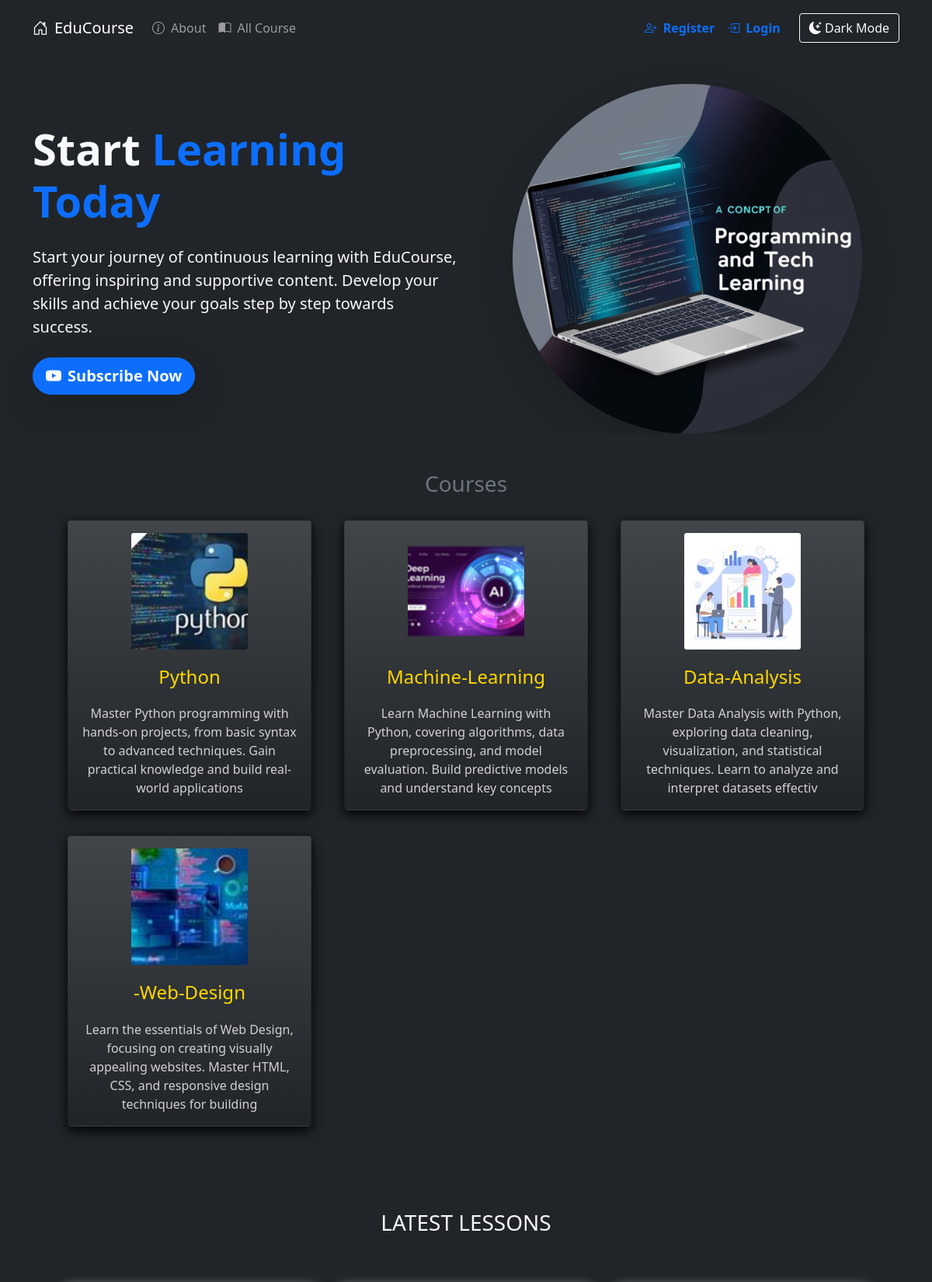
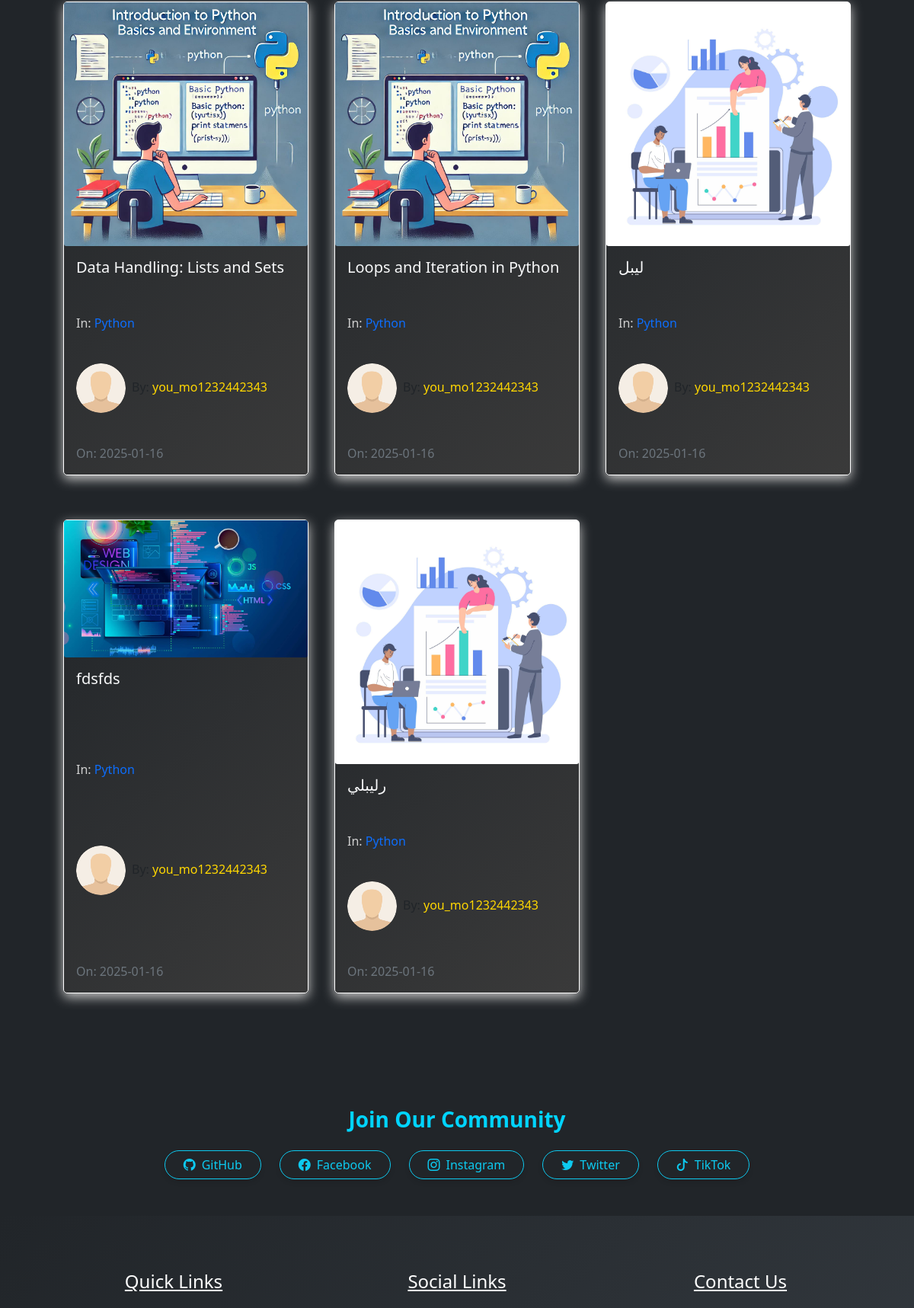
The page /home (upper part) on the database its author committed (2 pictures, top to bottom).
### pythonic/models.py (models this page shows, shortened)
class Course(db.Model):
    id = db.Column(db.Integer, primary_key=True)
    title = db.Column(db.String(50), unique=True, nullable=False)
    description = db.Column(db.String(150), nullable=False)
    icon = db.Column(db.String(20), nullable=False, default="default_icon.jpg")
    lessons = db.relationship("Lesson", backref="course_name", lazy=True)

class Lesson(db.Model):
    id = db.Column(db.Integer, primary_key=True)
    title = db.Column(db.String(100), nullable=False)
    date_posted = db.Column(db.DateTime, nullable=False, default=lambda: datetime.utcnow())
    content = db.Column(db.Text, nullable=False)
    thumbnail = db.Column(db.String(20), nullable=False, default="default_thumbnail.jpg")
    slug = db.Column(db.String(100), nullable=False)
    user_id = db.Column(db.Integer, db.ForeignKey("user.id"), nullable=False)
    course_id = db.Column(db.Integer, db.ForeignKey("course.id"), nullable=False)
    video = db.Column(db.String(100), nullable=True)  # For uploaded videos

class User(db.Model, UserMixin):
    id = db.Column(db.Integer, primary_key=True)
    fname = db.Column(db.String(25), nullable=False)
    lname = db.Column(db.String(25), nullable=False)
    username = db.Column(db.String(25), unique=True, nullable=False)
    email = db.Column(db.String(125), unique=True, nullable=False)
    image_file = db.Column(db.String(20), nullable=False, default="default.png")
    bio = db.Column(db.Text, nullable=True)
    password = db.Column(db.String(60), nullable=False)
    lessons = db.relationship("Lesson", backref="author", lazy=True)

### pythonic/routes.py (the view)
@app.route("/")
@app.route("/home")
def home():
    lessons = Lesson.query.all()
    courses = Course.query.all()
    return render_template("home.html", lessons=lessons, courses=courses)

### pythonic/templates/home.html
{% extends "layout.html"%}
{% block content%}
<section class="bg-dark text-light p-5 p-lg-0 pt-lg-5 text-center text-sm-start">
    <div class="container">
        <div class="row align-items-center">
            <div class="col-md-6 mb-4 mb-md-0">
                <h1 class="mb-4 display-4 fw-bold">
                    Start <span class="text-primary">Learning Today</span>
                </h1>
                <p class="lead my-4">
                    Start your journey of continuous learning with EduCourse, offering inspiring and supportive content. Develop your skills and achieve your goals step by step towards success.
                </p>
                <a class="btn btn-primary btn-lg me-2 text-light fw-bold shadow-lg rounded-pill"
                    href="https://www.youtube.com" target="_blank">
                    <i class="bi bi-youtube me-2"></i>Subscribe Now
                </a>
            </div>
            <div class="col-md-6 text-center">
                <div class="d-flex justify-content-center">
                    <img class="img-fluid rounded-circle shadow-lg"
                        style="max-width: 450px; height: auto;"
                        src="{{ url_for('static', filename='main.jpg') }}"
                        alt="Coding Illustration">
                </div>
            </div>
        </div>
    </div>
</section>
<section class="bg-dark">
    <div class="container p-5">
        <h3 class="text-center text-secondary" id='learn'>Courses</h3>
        <div class="row">
            {% for course in courses %}
            <div class="col-sm-12 col-md-6 col-lg-4 p-3 d-flex align-items-stretch">
                <a href="{{url_for('course', course_title=course.title)}}" class="text-decoration-none">
                    <div class="card bg-gradient text-light h-100" style="background: linear-gradient(135deg, #212529, #3a3a3a);">
                        <div class="card-body text-center d-flex flex-column justify-content-between" style="min-height: 300px;">
                            <img
                                src="{{url_for('static', filename='course_icons/'+course.icon)}}"
                                alt="Course Image"
                                class="card-img mb-3 mx-auto"
                                style="width: 150px; height: 150px; object-fit: cover;">
                            <h4 class="card-title mb-3" style="color: #FFD700;">
                                {{course.title}}
                            </h4>
                            <p class="card-text" style="color: #d1d1d1;">
                                {{course.description}}
                            </p>
                        </div>
                    </div>
                </a>
            </div>
            {% endfor %}
        </div>
    </div>
</section>
<section class="bg-dark">
    <div class="container p-5">
        <div class="row mb-5">
            <div class="col">
                <h3 class="text-uppercase text-center text-light">Latest Lessons</h3>
            </div>
        </div>
        <div class="row">
            {% for lesson in lessons %}
            <div class="col-sm-12 col-md-6 col-lg-4 pb-5 d-flex align-items-stretch">
                <div class="card lesson" style="background: linear-gradient(135deg, #212529, #3a3a3a);">
                    <img src="{{url_for('static', filename='lesson_thumbnails/'+lesson.thumbnail)}}" class="card-img">
                    <div class="card-body d-flex flex-column justify-content-between" style="min-height: 300px;">
                        <h5 class="card-title" style="color: #FFD700;">
                            <a class="text-decoration-none text-light"
                                href="{{url_for('lesson', lesson_slug=lesson.slug, course=lesson.course_name.title)}}">{{lesson.title}}</a>
                        </h5>
                        <p class="card-text mb-0" style="color: #d1d1d1;">In:
                            <a class="text-decoration-none" >{{lesson.course_name.title}}</a>
                        </p>
                        <span><img class="article-img rounded-circle"
                                src="{{url_for('static', filename='user_pics/'+lesson.author.image_file)}}" alt="">By:
                            <a class="link" style="color: #FFD700;">{{lesson.author.username}}</a></span>
                        <span class="text-muted">On: {{lesson.date_posted.strftime('%Y-%m-%d')}}</span>
                    </div>
                </div>
            </div>
            {% endfor %}
        </div>
    </div>
</section>
<section class="bg-dark text-light py-5">
    <div class="container text-center">
        <h3 class="mb-4 fw-bold" style="color: #00d4ff;">Join Our Community</h3>
        <div class="d-flex justify-content-center flex-wrap gap-4">
            <a class="btn btn-outline-info rounded-pill px-4 d-flex align-items-center gap-2 transform-hover"
                href="https://github.com" target="_blank">
                <i class="bi bi-github"></i> GitHub
            </a>
            <a class="btn btn-outline-info rounded-pill px-4 d-flex align-items-center gap-2 transform-hover"
                href="https://www.facebook.com" target="_blank">
                <i class="bi bi-facebook"></i> Facebook
            </a>
            <a class="btn btn-outline-info rounded-pill px-4 d-flex align-items-center gap-2 transform-hover"
                href="https://www.instagram.com/" target="_blank">
                <i class="bi bi-instagram"></i> Instagram
            </a>
            <a class="btn btn-outline-info rounded-pill px-4 d-flex align-items-center gap-2 transform-hover"
                href="https://twitter.com/" target="_blank">
                <i class="bi bi-twitter"></i> Twitter
            </a>
            <a class="btn btn-outline-info rounded-pill px-4 d-flex align-items-center gap-2 transform-hover"
                href="https://www.tiktok.com/" target="_blank">
                <i class="bi bi-tiktok"></i> TikTok
            </a>
        </div>
    </div>
</section>
{% endblock content%}

### pythonic/static/main.css (style rules this page uses)
body::before { display: block; content: ''; height: 60px; }
.card { transition: 0.7s ease; box-shadow: 0 5px 15px rgba(1 1 1/ 15); border-radius: 5px; margin: 5px; }
.lesson { box-shadow: 0 5px 15px rgba(200 200 200/ 15); border-radius: 5px; border: 1px solid #fff; }
.article-img { height: 65px; width: 65px; margin-right: 8px; }
.link { text-decoration: none; }

### pythonic/static/styles.css (style rules this page uses)
.btn, .dropdown-menu { box-shadow: 0 4px 6px rgba(0, 0, 0, 0.1); }
.card-body img { transition: transform 0.3s ease; }

### rows shown on the page
Course: icon (picture), title "Python", description "Master Python programming with hands-on projects, from basic syntax to advanced techniques. Gain practical knowledge and build real-world applications"
Course: icon (picture), title "Machine-Learning", description "Learn Machine Learning with Python, covering algorithms, data preprocessing, and model evaluation. Build predictive models and understand key concepts"
Course: icon (picture), title "Data-Analysis", description "Master Data Analysis with Python, exploring data cleaning, visualization, and statistical techniques. Learn to analyze and interpret datasets effectiv"
Course: icon (picture), title "-Web-Design", description "Learn the essentials of Web Design, focusing on creating visually appealing websites. Master HTML, CSS, and responsive design techniques for building"
Lesson: thumbnail (picture), title "Data Handling: Lists and Sets", course_name "Python", image_file (placeholder picture), author.username "you_mo1232442343", date_posted "2025-01-16"
Lesson: thumbnail (picture), title "Loops and Iteration in Python", course_name "Python", image_file (placeholder picture), author.username "you_mo1232442343", date_posted "2025-01-16"
Lesson: thumbnail (picture), title "ليبل", course_name "Python", image_file (placeholder picture), author.username "you_mo1232442343", date_posted "2025-01-16"
Lesson: thumbnail (picture), title "fdsfds", course_name "Python", image_file (placeholder picture), author.username "you_mo1232442343", date_posted "2025-01-16"
Lesson: thumbnail (picture), title "رليبلي", course_name "Python", image_file (placeholder picture), author.username "you_mo1232442343", date_posted "2025-01-16"
